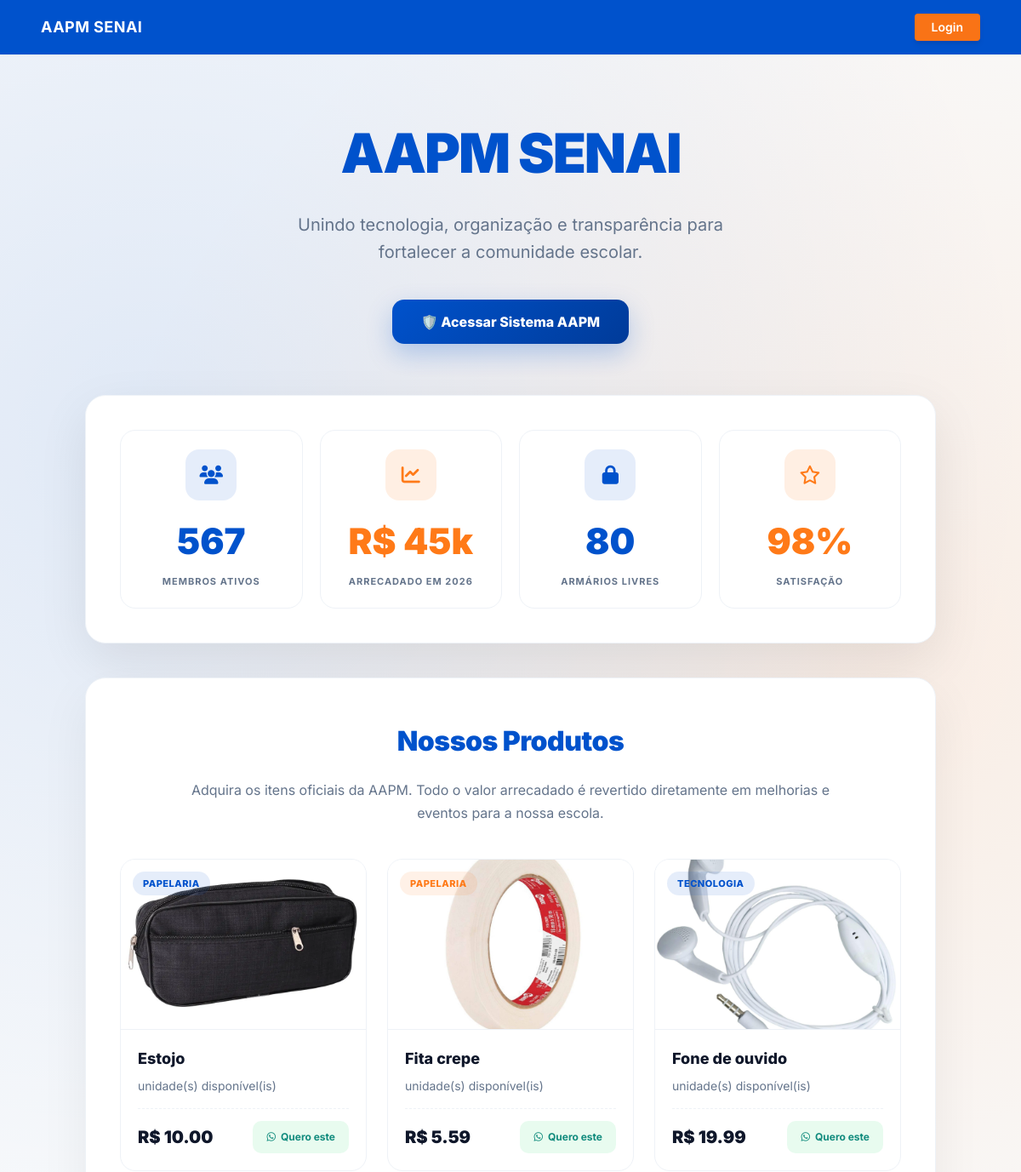
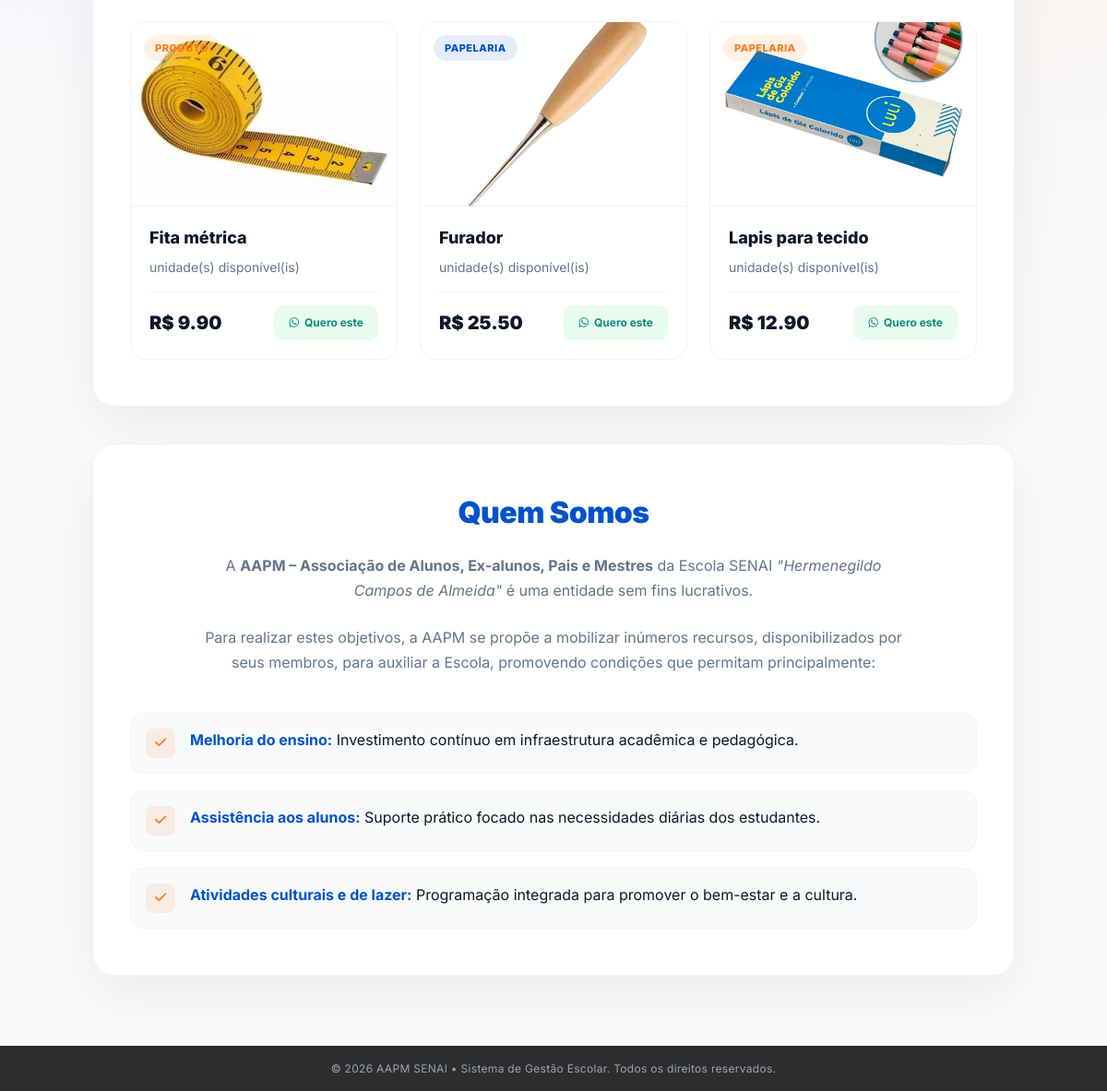
The page / on the database its author committed (2 pictures, top to bottom).
### app/models/produto_model.py (models this page shows, shortened)
class Produto(Base):
    __tablename__ = "produtos"
    id           = Column(Integer, primary_key=True, autoincrement=True, index=True)
    nome         = Column(String(150), nullable=False, index=True)
    preco        = Column(Float, nullable=False, default=0.0)
    ativo        = Column(Boolean, default=True)
    imagem_path  = Column(String(255), nullable=True)
    categoria_id = Column(Integer, ForeignKey("categorias.id", ondelete="SET NULL"), nullable=True)
    categoria    = relationship("Categoria", back_populates="produtos")
    variacoes    = relationship("ProdutoVariacao", back_populates="produto", cascade="all, delete-orphan")

### app/models/categoria_model.py (models this page shows)
class Categoria(Base):
    __tablename__ = "categorias"
    id = Column(Integer, primary_key=True, autoincrement=True, index=True)
    nome = Column(String(100), nullable=False, unique=True, index=True) # Adicionado index=True para busca rápida
    ativo = Column(Boolean, default=True)
    produtos = relationship(
        "Produto",
        back_populates="categoria",
        cascade="all, delete-orphan", # Garante que se a categoria for deletada, a integridade é mantida
        lazy="select"
    )

### main.py (the view)
@app.get("/")
def tela_home(
    request: Request,
    usuario=Depends(get_usuario_opcional),
    db: Session = Depends(get_db),
):
    if usuario is None:
        produtos = db.query(Produto).filter(Produto.ativo == True).limit(6).all()
        return templates.TemplateResponse(
            request=request,
            name="index.html",
            context={
                "request":  request,
                "usuario":  None,
                "produtos": produtos,
            }
        )
    return RedirectResponse(url="/dashboard")

### app/templates/index.html (shortened to what this page needs)
{% extends "base.html" %}
{% block conteudo %}
<div class="min-height">
  <div class="text-center">
    <h1>AAPM SENAI</h1>
    <p class="subtitle">Unindo tecnologia, organização e transparência para fortalecer a comunidade escolar.</p>
    <a href="/auth/login" class="button">🛡️ Acessar Sistema AAPM</a>
  </div>
  <section>
    <div class="grid">
      <div class="metric">
        <div class="icon blue"><i class="fa-solid fa-users"></i></div>
        <div class="value" style="color:var(--blue);">567</div>
        <div class="label">Membros ativos</div>
      </div>
      <div class="metric">
        <div class="icon orange"><i class="fa-solid fa-chart-line"></i></div>
        <div class="value" style="color:var(--orange);">R$ 45k</div>
        <div class="label">Arrecadado em 2026</div>
      </div>
      <div class="metric">
        <div class="icon blue"><i class="fa-solid fa-lock"></i></div>
        <div class="value" style="color:var(--blue);">80</div>
        <div class="label">Armários livres</div>
      </div>
      <div class="metric">
        <div class="icon orange"><i class="fa-regular fa-star"></i></div>
        <div class="value" style="color:var(--orange);">98%</div>
        <div class="label">Satisfação</div>
      </div>
    </div>
  </section>
  <section class="products-section">
    <div class="section-header">
      <h2>Nossos Produtos</h2>
      <p>Adquira os itens oficiais da AAPM. Todo o valor arrecadado é revertido diretamente em melhorias e eventos para a nossa escola.</p>
    </div>
    <div class="products-grid">
      {% for p in produtos %}
      <div class="product-card">
        <div class="product-image">
          {% if p.imagem_path %}
            <img src="/static/{{ p.imagem_path }}" alt="{{ p.nome }}">
          {% else %}
            <i class="fa-solid fa-box"></i>
          {% endif %}
          <span class="product-badge {{ 'badge-blue' if loop.index is odd else 'badge-orange' }}">
            {{ p.categoria.nome if p.categoria else "Produto" }}
          </span>
        </div>
        <div class="product-info">
          <h3>{{ p.nome }}</h3>
          <p>{{ p.estoque_atual }} unidade(s) disponível(is)</p>
          <div class="product-footer">
            <span class="product-price">R$ {{ "%.2f"|format(p.preco) }}</span>
            <a href="https://api.whatsapp.com/send?phone=5500000000000&text=Olá! Gostaria de saber mais sobre {{ p.nome }}."
              target="_blank" class="btn-whatsapp">
              <i class="fa-brands fa-whatsapp"></i> Quero este
            </a>
          </div>
        </div>
      </div>
      {% else %}
      <p style="color:var(--muted);text-align:center;grid-column:1/-1;">Nenhum produto disponível no momento.</p>
      {% endfor %}
    </div>
  </section>
  <section class="about-section">
    <div class="section-header">
      <h2>Quem Somos</h2>
      <p>A <strong>AAPM – Associação de Alunos, Ex-alunos, Pais e Mestres</strong> da Escola SENAI <em>"Hermenegildo Campos de Almeida"</em> é uma entidade sem fins lucrativos.</p>
      <br>
      <p>Para realizar estes objetivos, a AAPM se propõe a mobilizar inúmeros recursos, disponibilizados por seus membros, para auxiliar a Escola, promovendo condições que permitam principalmente:</p>
    </div>
    <ul class="objectives-list">
      <li><span><strong>Melhoria do ensino:</strong> Investimento contínuo em infraestrutura acadêmica e pedagógica.</span></li>
      <li><span><strong>Assistência aos alunos:</strong> Suporte prático focado nas necessidades diárias dos estudantes.</span></li>
      <li><span><strong>Atividades culturais e de lazer:</strong> Programação integrada para promover o bem-estar e a cultura.</span></li>
    </ul>
  </section>
</div>
{% endblock %}

### app/static/css/style.css (style rules this page uses)
:root { --blue:#0052cc; --orange:#ff6a00; --bg:#f5f7fb; --text:#0f172a; --muted:#64748b; }
body { margin:0; font-family:Inter, sans-serif; background: radial-gradient(circle at 10% 10%, rgba(0,82,204,.10), transparent 45%), radial-gradient(circle at 90% 20%, rgba(255,106,0,.08), transparent 45%), radial-gradient(circle at 50% 90%, rgba(0,82,204,.05), transparent 50%), var(--bg); }
.blue { background:var(--blue); }
.orange { background:var(--orange); }

### app/templates/base.html (style rules this page uses)
body { font-family: 'Inter', sans-serif; }

### rows shown on the page
Produto: imagem_path (picture), categoria "PAPELARIA", nome "Estojo", preco "10.00"
Produto: imagem_path (picture), categoria "PAPELARIA", nome "Fita crepe", preco "5.59"
Produto: imagem_path (picture), categoria "TECNOLOGIA", nome "Fone de ouvido", preco "19.99"
Produto: imagem_path (picture), categoria "PRODUTO", nome "Fita métrica", preco "9.90"
Produto: imagem_path (picture), categoria "PAPELARIA", nome "Furador", preco "25.50"
Produto: imagem_path (picture), categoria "PAPELARIA", nome "Lapis para tecido", preco "12.90"
